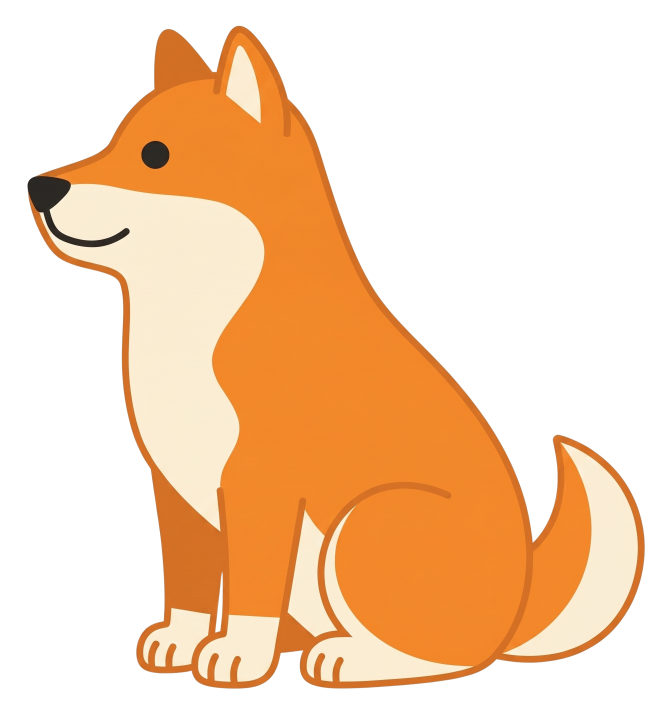
#> input picture my-portfolio/media-src/art/Dog.png, 2016 x 2134 px (shown at 1/3 size)
$ python split-dog-layers.py
#> lines starting #> are read from the running program, lines starting #| are printed output that depends on the picture; after the words box and inside, x2 and y2 are one past the last pixel; in counts of white or black regions, pixels touching at a corner belong together
"""
Split media-src/art/Dog.png into the four layers the start screen animates:

    static/images/dog/tail.webp   wags, pivoting where it meets the haunch
    static/images/dog/body.webp   never moves (except breathing, on the parent)
    static/images/dog/head.webp   turns a few degrees, pivoting at the neck
    static/images/dog/eye.webp    blinks, painted out of the head layer

All four share one canvas (420 x 451, the dog's own alpha bounds), so the page
stacks them with `inset: 0` and nothing has to be lined up by hand.

The cuts are the part worth knowing about before touching the angles in CSS:

  * The tail is found, not drawn. The artwork's outline is one dark orange and
    the fills are separate regions inside it, so the tail is whatever fill is
    connected to a seed point on it. The outline it shares with the body stays
    in the BODY layer, and the tail's colours are smeared ~40px underneath the
    body, so a wag uncovers more tail rather than a gap. Keep the wag under
    about 7 degrees or the smear runs out.

  * The head has no outline at the neck to cut along, so the seam is a
    feathered line across the neck, and the body keeps a strip of the head
    above it. Up to ~4 degrees of turn the two overlap and the seam is
    invisible; past that the throat starts to notch.

  * The eye is separated by how far each pixel is between black and the face
    orange, so its anti-aliased edge comes with it, and the head layer gets
    plain orange where the eye was.

Run from my-portfolio/:  python3 tools/split-dog-layers.py
Needs numpy, scipy and Pillow. The 800-wide coordinates below are positions
on the artwork scaled to 800px wide, which is where they were measured.
"""
from pathlib import Path

import numpy as np
from PIL import Image
from scipy import ndimage as nd

ROOT = Path(__file__).resolve().parent.parent
SRC = ROOT / 'media-src/art/Dog.png'
OUT_DIR = ROOT / 'static/images/dog'
OUT_W = 420

art = Image.open(SRC).convert('RGBA')
#> art is the input picture: PIL image 2016x2134 RGBA; mean R, G, B, A 104.9, 71.2, 40.2, 112.3
art = art.crop(art.getbbox())
#> art: PIL image 1855x1991 RGBA

WK = 1200  # work at ~3x the output so the cuts are clean after downscaling
H0 = round(art.size[1] * WK / art.size[0])
#> H0 = 1288
im = np.asarray(art.resize((WK, H0), Image.LANCZOS)).astype(np.float32)
rgb, a = im[..., :3], im[..., 3] / 255.0
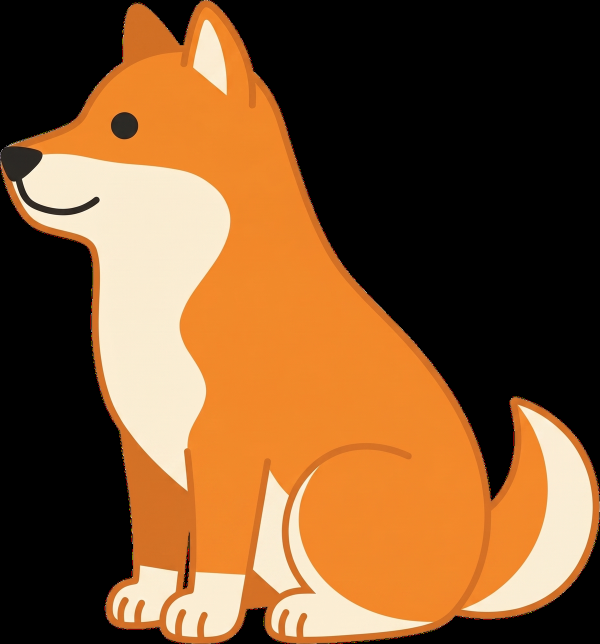
#> rgb: shape (1288, 1200, 3) float32 (shown at 1/2 size); mean R, G, B 122.3, 83.1, 46.8
S = WK / 800.0  # 800-grid -> work pixels

ORANGE = np.array([240, 137, 42.])
CREAM = np.array([250, 236, 213.])
DARK = np.array([210, 110, 37.])   # outline, and the far ear / far legs
BLACK = np.array([43, 42, 37.])

dist = lambda c: np.linalg.norm(rgb - c, axis=-1)
dO, dC, dD, dB = dist(ORANGE), dist(CREAM), dist(DARK), dist(BLACK)
opaque = a > 0.5
#> opaque: shape (1288, 1200) bool; 51.3% white; 2 black regions, box (x1, y1, x2, y2) and area: (0, 0, 1200, 1288) 751752, (365, 1061, 380, 1179) 870
barrier = ((dD < dO) & (dD < dC)) | (dB < 80)
fill = opaque & ~barrier
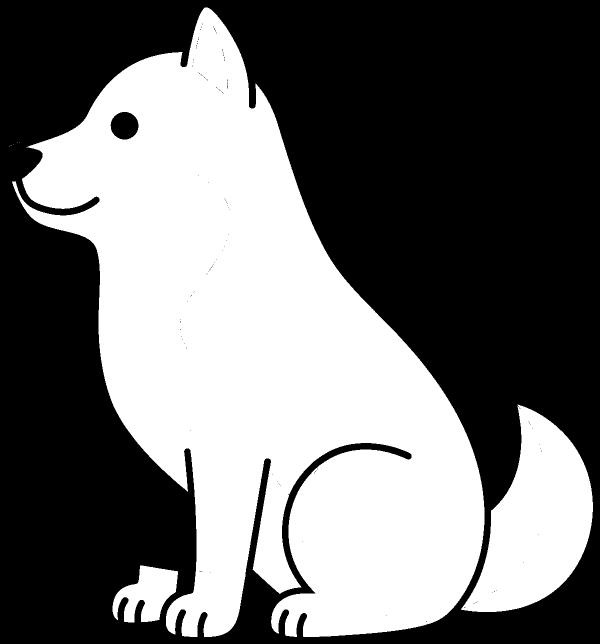
#> fill: shape (1288, 1200) bool (shown at 1/2 size); 43.4% white; 9 white regions (6 under 20 px), largest, box (x1, y1, x2, y2) and area: (24, 15, 969, 1274) 600875, (922, 809, 1186, 1224) 61084, (225, 1131, 356, 1245) 8797

# ---- tail -------------------------------------------------------------------
lab, _ = nd.label(fill)
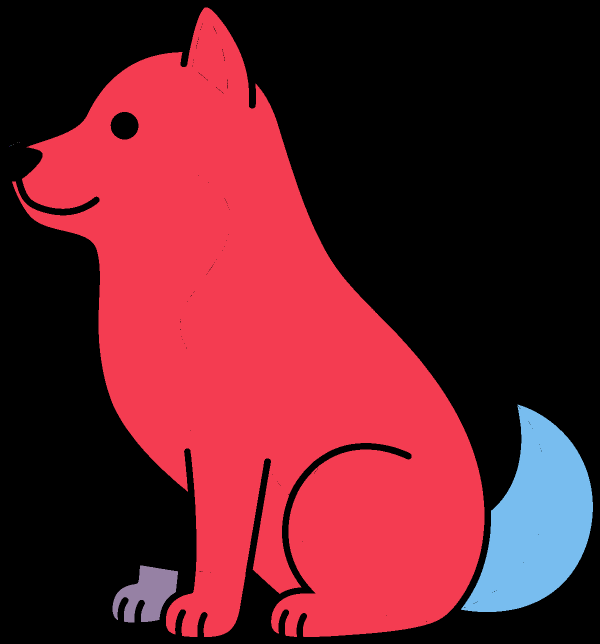
#> lab: shape (1288, 1200) int32 (shown at 1/2 size); 10 distinct labels, from 0 to 9; one colour per label, 0 black
at = lambda x, y: lab[int(y * S), int(x * S)]
tail_ids = {at(700, 650), at(740, 720), at(760, 780)} - {0}
body_ids = {at(300, 500), at(160, 450), at(400, 700)} - {0}
assert tail_ids and not (tail_ids & body_ids), 'the tail region leaks into the body'
tail_fill = np.isin(lab, list(tail_ids))
#> tail_fill: shape (1288, 1200) bool; 4% white; 1 white region, box (x1, y1, x2, y2) and area: (922, 809, 1186, 1224) 61084

d_tail = nd.distance_transform_edt(~tail_fill)
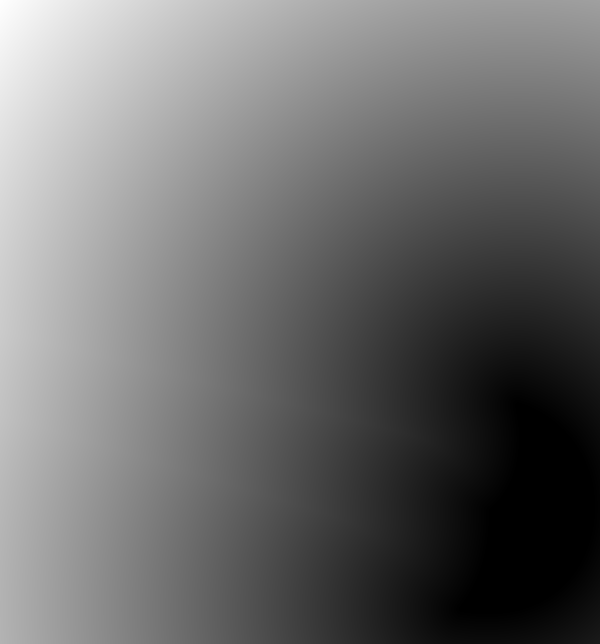
#> d_tail: shape (1288, 1200) float64 (shown at 1/2 size); min 0, max 1313.7, mean 565.4; drawn with min black and max white
d_other = nd.distance_transform_edt(~(fill & ~tail_fill))
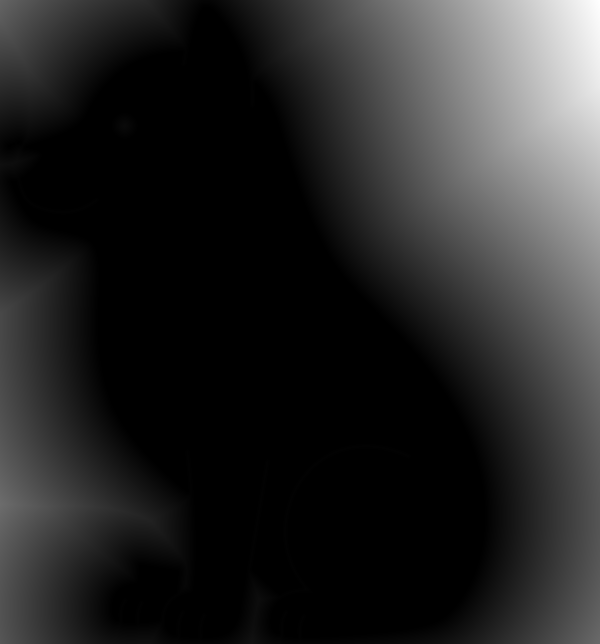
#> d_other: shape (1288, 1200) float64 (shown at 1/2 size); min 0, max 689.6, mean 106.9; drawn with min black and max white
outline = 14 * S / 1.5
tail_region = (a > 0.02) & (d_tail < d_other) & (d_other > outline)
#> tail_region: shape (1288, 1200) bool; 4.8% white; 1 white region, box (x1, y1, x2, y2) and area: (913, 794, 1200, 1238) 73627

idx = nd.distance_transform_edt(~tail_fill, return_indices=True)[1]
near_tail_rgb = rgb[idx[0], idx[1]]
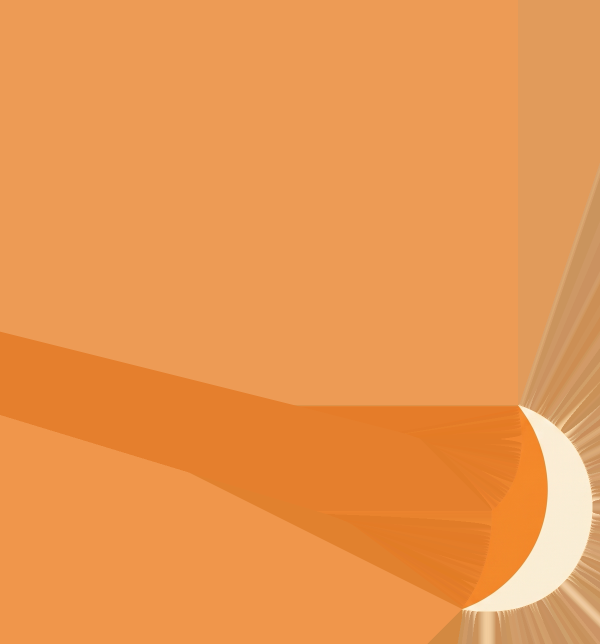
#> near_tail_rgb: shape (1288, 1200, 3) float32 (shown at 1/2 size); mean R, G, B 237.1, 149.9, 79.8
d_edge = nd.distance_transform_edt(opaque)
under = (d_tail < 40 * S / 1.5) & opaque & ~tail_region & (d_edge > 22 * S / 1.5)
#> under: shape (1288, 1200) bool; 0.56% white; 1 white region, box (x1, y1, x2, y2) and area: (883, 990, 983, 1226) 8625

# ---- head / body seam ---------------------------------------------------------
p1 = np.array([118, 348.]) * S
p2 = np.array([424, 268.]) * S
yy, xx = np.mgrid[0:H0, 0:WK].astype(np.float32)
nx, ny = p2[1] - p1[1], -(p2[0] - p1[0])
nl = np.hypot(nx, ny)
s = (xx - p1[0]) * nx / nl + (yy - p1[1]) * ny / nl
if s[int(100 * S), int(300 * S)] < 0:
    s = -s  # head side positive
F = 9 * S / 1.5
head_alpha = np.clip((s + F) / (2 * F), 0, 1)
body_keep = (s < F * 4).astype(np.float32)

# ---- eye --------------------------------------------------------------------
eye_zone = np.hypot(xx - 167 * S, yy - 167 * S) < 30 * S
v = ORANGE - BLACK
t = np.clip(((rgb - BLACK) @ v) / (v @ v), 0, 1)
eye_alpha = np.where(eye_zone, 1 - t, 0) * a
#> eye_zone: shape (1288, 1200) bool; 0.41% white; 1 white region, box (x1, y1, x2, y2) and area: (206, 206, 296, 296) 6376
eye_alpha[eye_alpha < 0.04] = 0


def layer(alpha, color):
    out = np.zeros_like(im)
    out[..., :3] = color
    out[..., 3] = np.clip(alpha, 0, 1) * 255
    return out


layers = {
    'tail': layer(np.where(tail_region, a, 0) + np.where(under, 1, 0),
                  np.where(tail_region[..., None], rgb, near_tail_rgb)),
    'body': layer(a * body_keep * ~tail_region, rgb),
    'head': layer(np.where(eye_alpha > 0, np.maximum(a * head_alpha, (eye_zone & opaque) * 1.0), a * head_alpha),
                  np.where((eye_alpha > 0)[..., None], ORANGE, rgb)),
    'eye': layer(eye_alpha, BLACK),
}
#> in layer (call 2), `out = np.zeros_like(im)`: out: shape (1288, 1200, 4) float32; every value is 0

OUT_DIR.mkdir(parents=True, exist_ok=True)
out_h = round(H0 * OUT_W / WK)
#> out_h = 451
for name, arr in layers.items():
    img = Image.fromarray(np.clip(arr, 0, 255).astype(np.uint8), 'RGBA').resize((OUT_W, out_h), Image.LANCZOS)
    img.save(OUT_DIR / f'{name}.webp', 'WEBP', quality=90, method=6)
#> this loop made 4 passes
#> name on passes 1 to 4: 'tail', 'body', 'head', 'eye'
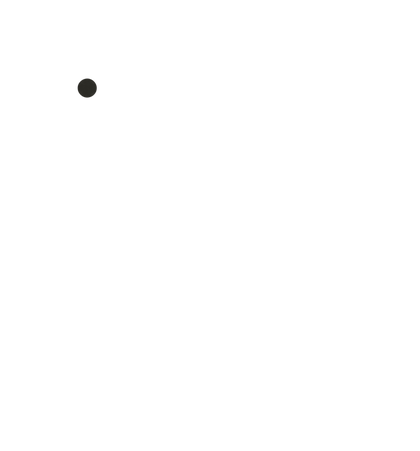
#> img: PIL image 420x451 RGBA; mean R, G, B, A 0.1, 0.1, 0.1, 0.4; transparent parts drawn white

h800 = 800 * H0 / WK
#> h800 = 858.7
print(f'{OUT_W} x {out_h} written to {OUT_DIR.relative_to(ROOT)}')
#| 420 x 451 written to static/images/dog
print(f'transform-origin  tail {655 / 8:.1f}% {680 / h800 * 100:.1f}%   '
      f'head {271 / 8:.1f}% {308 / h800 * 100:.1f}%   eye {167 / 8:.1f}% {167 / h800 * 100:.1f}%')
#| transform-origin  tail 81.9% 79.2%   head 33.9% 35.9%   eye 20.9% 19.4%
